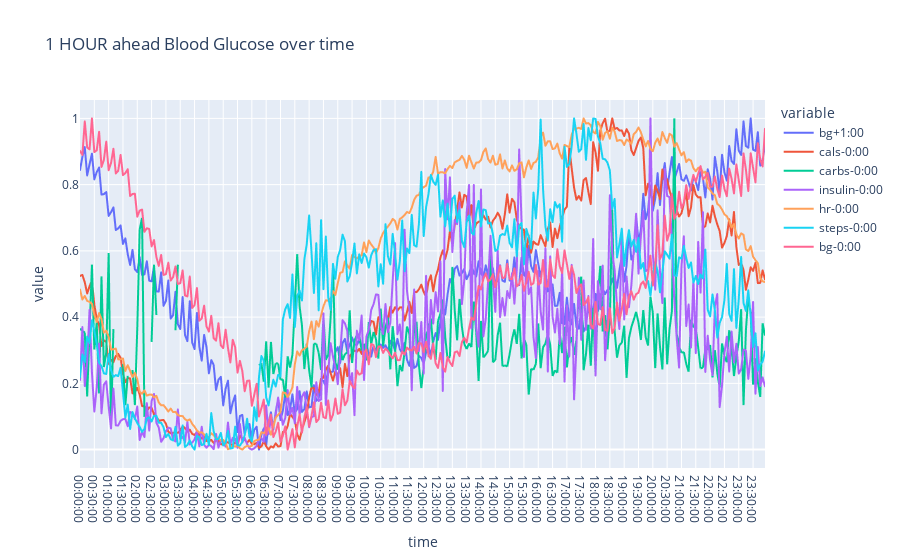

Notebook code cell kept with this figure:
### Markdown cell above
Plot the average blood glucose levels and the average carbs consummed over time

### Code cell
#group the data by time values
data = df_train[["bg+1:00","time","cals-0:00","carbs-0:00",'insulin-0:00','hr-0:00','steps-0:00',"bg-0:00"]].groupby("time").mean().reset_index()

#normalize the data
data[data.columns[1:]] = data[data.columns[1:]].apply(lambda col:((col - col.min()) / (col.max() - col.min())))
# Create a line plot
fig = px.line(data, x="time", y=data.columns[1:], title='1 HOUR ahead Blood Glucose over time')

# Show the plot
fig.show()

### Figure 1 — Plotly figure (JSON) as saved in the notebook; plotly's stock layout.template omitted (floating-point values rounded to 4 significant figures; data arrays with more than 128 entries replaced by an {"elided": "..."} marker saying what was removed)
{"data": [{"hovertemplate": "variable=bg+1:00<br>time=%{x}<br>value=%{y}<extra></extra>", "legendgroup": "bg+1:00", "line": {"color": "#636efa", "dash": "solid"}, "marker": {"symbol": "circle"}, "mode": "lines", "name": "bg+1:00", "showlegend": true, "type": "scattergl", "x": {"elided": "288 str values"}, "xaxis": "x", "y": {"elided": "288 float values"}, "yaxis": "y"}, {"hovertemplate": "variable=cals-0:00<br>time=%{x}<br>value=%{y}<extra></extra>", "legendgroup": "cals-0:00", "line": {"color": "#EF553B", "dash": "solid"}, "marker": {"symbol": "circle"}, "mode": "lines", "name": "cals-0:00", "showlegend": true, "type": "scattergl", "x": {"elided": "288 str values"}, "xaxis": "x", "y": {"elided": "288 float values"}, "yaxis": "y"}, {"hovertemplate": "variable=carbs-0:00<br>time=%{x}<br>value=%{y}<extra></extra>", "legendgroup": "carbs-0:00", "line": {"color": "#00cc96", "dash": "solid"}, "marker": {"symbol": "circle"}, "mode": "lines", "name": "carbs-0:00", "showlegend": true, "type": "scattergl", "x": {"elided": "288 str values"}, "xaxis": "x", "y": {"elided": "288 float values"}, "yaxis": "y"}, {"hovertemplate": "variable=insulin-0:00<br>time=%{x}<br>value=%{y}<extra></extra>", "legendgroup": "insulin-0:00", "line": {"color": "#ab63fa", "dash": "solid"}, "marker": {"symbol": "circle"}, "mode": "lines", "name": "insulin-0:00", "showlegend": true, "type": "scattergl", "x": {"elided": "288 str values"}, "xaxis": "x", "y": {"elided": "288 float values"}, "yaxis": "y"}, {"hovertemplate": "variable=hr-0:00<br>time=%{x}<br>value=%{y}<extra></extra>", "legendgroup": "hr-0:00", "line": {"color": "#FFA15A", "dash": "solid"}, "marker": {"symbol": "circle"}, "mode": "lines", "name": "hr-0:00", "showlegend": true, "type": "scattergl", "x": {"elided": "288 str values"}, "xaxis": "x", "y": {"elided": "288 float values"}, "yaxis": "y"}, {"hovertemplate": "variable=steps-0:00<br>time=%{x}<br>value=%{y}<extra></extra>", "legendgroup": "steps-0:00", "line": {"color": "#19d3f3", "dash": "solid"}, "marker": {"symbol": "circle"}, "mode": "lines", "name": "steps-0:00", "showlegend": true, "type": "scattergl", "x": {"elided": "288 str values"}, "xaxis": "x", "y": {"elided": "288 float values"}, "yaxis": "y"}, {"hovertemplate": "variable=bg-0:00<br>time=%{x}<br>value=%{y}<extra></extra>", "legendgroup": "bg-0:00", "line": {"color": "#FF6692", "dash": "solid"}, "marker": {"symbol": "circle"}, "mode": "lines", "name": "bg-0:00", "showlegend": true, "type": "scattergl", "x": {"elided": "288 str values"}, "xaxis": "x", "y": {"elided": "288 float values"}, "yaxis": "y"}], "layout": {"legend": {"title": {"text": "variable"}, "tracegroupgap": 0}, "title": {"text": "1 HOUR ahead Blood Glucose over time"}, "xaxis": {"anchor": "y", "domain": [0, 1], "title": {"text": "time"}}, "yaxis": {"anchor": "x", "domain": [0, 1], "title": {"text": "value"}}}}
